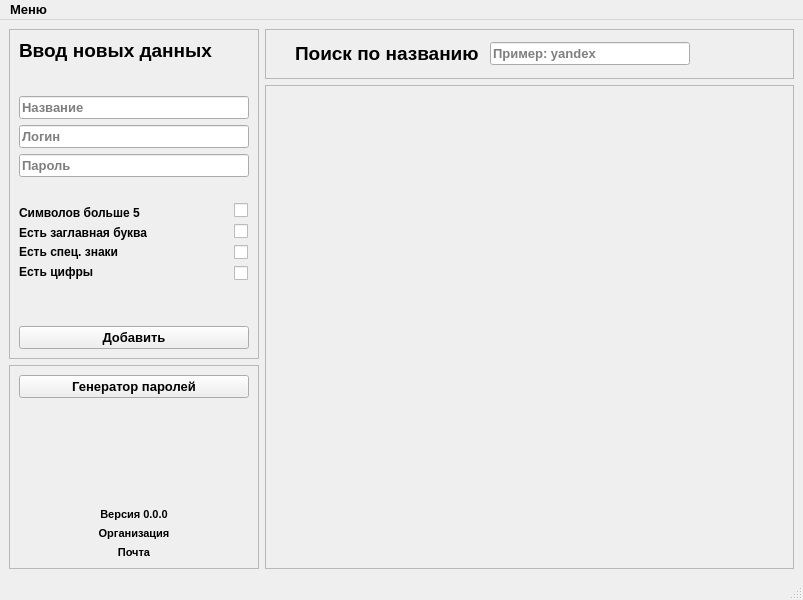
<?xml version="1.0" encoding="UTF-8"?>
<ui version="4.0">
 <class>MainWindow</class>
 <widget class="QMainWindow" name="MainWindow">
  <property name="geometry">
   <rect>
    <x>0</x>
    <y>0</y>
    <width>803</width>
    <height>600</height>
   </rect>
  </property>
  <property name="sizePolicy">
   <sizepolicy hsizetype="Preferred" vsizetype="Expanding">
    <horstretch>0</horstretch>
    <verstretch>0</verstretch>
   </sizepolicy>
  </property>
  <property name="minimumSize">
   <size>
    <width>803</width>
    <height>600</height>
   </size>
  </property>
  <property name="font">
   <font>
    <pointsize>10</pointsize>
    <bold>true</bold>
   </font>
  </property>
  <property name="windowTitle">
   <string>SPG</string>
  </property>
  <widget class="QWidget" name="centralwidget">
   <property name="sizePolicy">
    <sizepolicy hsizetype="Expanding" vsizetype="Expanding">
     <horstretch>0</horstretch>
     <verstretch>0</verstretch>
    </sizepolicy>
   </property>
   <layout class="QGridLayout" name="gridLayout">
    <item row="0" column="0" rowspan="3">
     <widget class="QFrame" name="frame">
      <property name="sizePolicy">
       <sizepolicy hsizetype="Fixed" vsizetype="Minimum">
        <horstretch>0</horstretch>
        <verstretch>0</verstretch>
       </sizepolicy>
      </property>
      <property name="minimumSize">
       <size>
        <width>250</width>
        <height>330</height>
       </size>
      </property>
      <property name="frameShape">
       <enum>QFrame::Shape::StyledPanel</enum>
      </property>
      <property name="frameShadow">
       <enum>QFrame::Shadow::Raised</enum>
      </property>
      <layout class="QVBoxLayout" name="verticalLayout_5">
       <item>
        <widget class="QLabel" name="label">
         <property name="minimumSize">
          <size>
           <width>0</width>
           <height>0</height>
          </size>
         </property>
         <property name="font">
          <font>
           <pointsize>14</pointsize>
           <bold>true</bold>
          </font>
         </property>
         <property name="text">
          <string>Ввод новых данных</string>
         </property>
        </widget>
       </item>
       <item>
        <spacer name="verticalSpacer_2">
         <property name="orientation">
          <enum>Qt::Orientation::Vertical</enum>
         </property>
         <property name="sizeType">
          <enum>QSizePolicy::Policy::Maximum</enum>
         </property>
         <property name="sizeHint" stdset="0">
          <size>
           <width>20</width>
           <height>28</height>
          </size>
         </property>
        </spacer>
       </item>
       <item>
        <layout class="QVBoxLayout" name="verticalLayout_4">
         <item>
          <layout class="QVBoxLayout" name="verticalLayout">
           <item>
            <widget class="QLineEdit" name="lineEdit">
             <property name="text">
              <string/>
             </property>
             <property name="frame">
              <bool>true</bool>
             </property>
             <property name="placeholderText">
              <string>Название</string>
             </property>
            </widget>
           </item>
           <item>
            <widget class="QLineEdit" name="lineEdit_2">
             <property name="text">
              <string/>
             </property>
             <property name="frame">
              <bool>true</bool>
             </property>
             <property name="readOnly">
              <bool>false</bool>
             </property>
             <property name="placeholderText">
              <string>Логин</string>
             </property>
            </widget>
           </item>
           <item>
            <widget class="QLineEdit" name="lineEdit_3">
             <property name="text">
              <string/>
             </property>
             <property name="frame">
              <bool>true</bool>
             </property>
             <property name="readOnly">
              <bool>false</bool>
             </property>
             <property name="placeholderText">
              <string>Пароль</string>
             </property>
            </widget>
           </item>
           <item>
            <spacer name="verticalSpacer">
             <property name="orientation">
              <enum>Qt::Orientation::Vertical</enum>
             </property>
             <property name="sizeType">
              <enum>QSizePolicy::Policy::Maximum</enum>
             </property>
             <property name="sizeHint" stdset="0">
              <size>
               <width>20</width>
               <height>20</height>
              </size>
             </property>
            </spacer>
           </item>
          </layout>
         </item>
         <item>
          <layout class="QFormLayout" name="formLayout_2">
           <item row="0" column="0">
            <layout class="QVBoxLayout" name="verticalLayout_2">
             <property name="spacing">
              <number>0</number>
             </property>
             <property name="rightMargin">
              <number>80</number>
             </property>
             <item>
              <widget class="QLabel" name="label_2">
               <property name="font">
                <font>
                 <pointsize>9</pointsize>
                 <bold>true</bold>
                </font>
               </property>
               <property name="text">
                <string>Символов больше 5</string>
               </property>
              </widget>
             </item>
             <item>
              <widget class="QLabel" name="label_3">
               <property name="font">
                <font>
                 <pointsize>9</pointsize>
                 <bold>true</bold>
                </font>
               </property>
               <property name="text">
                <string>Есть заглавная буква</string>
               </property>
              </widget>
             </item>
             <item>
              <widget class="QLabel" name="label_4">
               <property name="font">
                <font>
                 <pointsize>9</pointsize>
                 <bold>true</bold>
                </font>
               </property>
               <property name="text">
                <string>Есть спец. знаки</string>
               </property>
              </widget>
             </item>
             <item>
              <widget class="QLabel" name="label_5">
               <property name="font">
                <font>
                 <pointsize>9</pointsize>
                 <bold>true</bold>
                </font>
               </property>
               <property name="text">
                <string>Есть цифры</string>
               </property>
              </widget>
             </item>
            </layout>
           </item>
           <item row="0" column="1">
            <layout class="QVBoxLayout" name="verticalLayout_3">
             <item>
              <widget class="QCheckBox" name="checkBox">
               <property name="mouseTracking">
                <bool>true</bool>
               </property>
               <property name="text">
                <string/>
               </property>
               <property name="checkable">
                <bool>false</bool>
               </property>
              </widget>
             </item>
             <item>
              <widget class="QCheckBox" name="checkBox_2">
               <property name="mouseTracking">
                <bool>true</bool>
               </property>
               <property name="text">
                <string/>
               </property>
               <property name="checkable">
                <bool>false</bool>
               </property>
               <property name="checked">
                <bool>false</bool>
               </property>
              </widget>
             </item>
             <item>
              <widget class="QCheckBox" name="checkBox_3">
               <property name="mouseTracking">
                <bool>true</bool>
               </property>
               <property name="text">
                <string/>
               </property>
               <property name="checkable">
                <bool>false</bool>
               </property>
              </widget>
             </item>
             <item>
              <widget class="QCheckBox" name="checkBox_4">
               <property name="mouseTracking">
                <bool>true</bool>
               </property>
               <property name="text">
                <string/>
               </property>
               <property name="checkable">
                <bool>false</bool>
               </property>
              </widget>
             </item>
            </layout>
           </item>
          </layout>
         </item>
         <item>
          <spacer name="verticalSpacer_3">
           <property name="orientation">
            <enum>Qt::Orientation::Vertical</enum>
           </property>
           <property name="sizeHint" stdset="0">
            <size>
             <width>20</width>
             <height>30</height>
            </size>
           </property>
          </spacer>
         </item>
        </layout>
       </item>
       <item>
        <widget class="QPushButton" name="pushButton">
         <property name="text">
          <string>Добавить</string>
         </property>
        </widget>
       </item>
      </layout>
     </widget>
    </item>
    <item row="3" column="0">
     <widget class="QFrame" name="frame_2">
      <property name="minimumSize">
       <size>
        <width>250</width>
        <height>130</height>
       </size>
      </property>
      <property name="frameShape">
       <enum>QFrame::Shape::StyledPanel</enum>
      </property>
      <property name="frameShadow">
       <enum>QFrame::Shadow::Raised</enum>
      </property>
      <layout class="QVBoxLayout" name="verticalLayout_8">
       <item>
        <widget class="QPushButton" name="pushButton_2">
         <property name="sizePolicy">
          <sizepolicy hsizetype="Minimum" vsizetype="Fixed">
           <horstretch>0</horstretch>
           <verstretch>0</verstretch>
          </sizepolicy>
         </property>
         <property name="maximumSize">
          <size>
           <width>16777215</width>
           <height>16777215</height>
          </size>
         </property>
         <property name="text">
          <string>Генератор паролей</string>
         </property>
        </widget>
       </item>
       <item>
        <spacer name="verticalSpacer_4">
         <property name="orientation">
          <enum>Qt::Orientation::Vertical</enum>
         </property>
         <property name="sizeType">
          <enum>QSizePolicy::Policy::Expanding</enum>
         </property>
         <property name="sizeHint" stdset="0">
          <size>
           <width>10</width>
           <height>20</height>
          </size>
         </property>
        </spacer>
       </item>
       <item>
        <layout class="QVBoxLayout" name="verticalLayout_7" stretch="0,0,0">
         <property name="sizeConstraint">
          <enum>QLayout::SizeConstraint::SetDefaultConstraint</enum>
         </property>
         <item>
          <widget class="QLabel" name="label_7">
           <property name="sizePolicy">
            <sizepolicy hsizetype="Minimum" vsizetype="Fixed">
             <horstretch>0</horstretch>
             <verstretch>0</verstretch>
            </sizepolicy>
           </property>
           <property name="minimumSize">
            <size>
             <width>100</width>
             <height>0</height>
            </size>
           </property>
           <property name="font">
            <font>
             <pointsize>8</pointsize>
             <bold>true</bold>
            </font>
           </property>
           <property name="text">
            <string>Версия 0.0.0</string>
           </property>
           <property name="alignment">
            <set>Qt::AlignmentFlag::AlignCenter</set>
           </property>
          </widget>
         </item>
         <item>
          <widget class="QLabel" name="label_8">
           <property name="sizePolicy">
            <sizepolicy hsizetype="Minimum" vsizetype="Fixed">
             <horstretch>0</horstretch>
             <verstretch>0</verstretch>
            </sizepolicy>
           </property>
           <property name="minimumSize">
            <size>
             <width>90</width>
             <height>0</height>
            </size>
           </property>
           <property name="font">
            <font>
             <pointsize>8</pointsize>
             <bold>true</bold>
            </font>
           </property>
           <property name="text">
            <string>Организация</string>
           </property>
           <property name="alignment">
            <set>Qt::AlignmentFlag::AlignCenter</set>
           </property>
          </widget>
         </item>
         <item>
          <widget class="QLabel" name="label_9">
           <property name="sizePolicy">
            <sizepolicy hsizetype="Minimum" vsizetype="Fixed">
             <horstretch>0</horstretch>
             <verstretch>0</verstretch>
            </sizepolicy>
           </property>
           <property name="font">
            <font>
             <pointsize>8</pointsize>
             <bold>true</bold>
            </font>
           </property>
           <property name="text">
            <string>Почта</string>
           </property>
           <property name="alignment">
            <set>Qt::AlignmentFlag::AlignCenter</set>
           </property>
          </widget>
         </item>
        </layout>
       </item>
      </layout>
     </widget>
    </item>
    <item row="0" column="1">
     <widget class="QFrame" name="frame_3">
      <property name="sizePolicy">
       <sizepolicy hsizetype="Minimum" vsizetype="Fixed">
        <horstretch>0</horstretch>
        <verstretch>0</verstretch>
       </sizepolicy>
      </property>
      <property name="minimumSize">
       <size>
        <width>520</width>
        <height>50</height>
       </size>
      </property>
      <property name="frameShape">
       <enum>QFrame::Shape::StyledPanel</enum>
      </property>
      <property name="frameShadow">
       <enum>QFrame::Shadow::Raised</enum>
      </property>
      <layout class="QVBoxLayout" name="verticalLayout_6">
       <item>
        <layout class="QHBoxLayout" name="horizontalLayout">
         <item>
          <spacer name="horizontalSpacer">
           <property name="orientation">
            <enum>Qt::Orientation::Horizontal</enum>
           </property>
           <property name="sizeType">
            <enum>QSizePolicy::Policy::Preferred</enum>
           </property>
           <property name="sizeHint" stdset="0">
            <size>
             <width>20</width>
             <height>20</height>
            </size>
           </property>
          </spacer>
         </item>
         <item>
          <widget class="QLabel" name="label_6">
           <property name="font">
            <font>
             <pointsize>14</pointsize>
             <bold>true</bold>
            </font>
           </property>
           <property name="text">
            <string>Поиск по названию </string>
           </property>
          </widget>
         </item>
         <item>
          <widget class="QLineEdit" name="lineEdit_4">
           <property name="minimumSize">
            <size>
             <width>200</width>
             <height>0</height>
            </size>
           </property>
           <property name="maximumSize">
            <size>
             <width>300</width>
             <height>16777215</height>
            </size>
           </property>
           <property name="text">
            <string/>
           </property>
           <property name="frame">
            <bool>true</bool>
           </property>
           <property name="readOnly">
            <bool>false</bool>
           </property>
           <property name="placeholderText">
            <string>Пример: yandex</string>
           </property>
          </widget>
         </item>
         <item>
          <spacer name="horizontalSpacer_2">
           <property name="orientation">
            <enum>Qt::Orientation::Horizontal</enum>
           </property>
           <property name="sizeType">
            <enum>QSizePolicy::Policy::Expanding</enum>
           </property>
           <property name="sizeHint" stdset="0">
            <size>
             <width>0</width>
             <height>20</height>
            </size>
           </property>
          </spacer>
         </item>
        </layout>
       </item>
      </layout>
     </widget>
    </item>
    <item row="1" column="1" rowspan="3">
     <widget class="QScrollArea" name="scrollArea">
      <property name="widgetResizable">
       <bool>true</bool>
      </property>
      <widget class="QWidget" name="scrollAreaWidgetContents">
       <property name="geometry">
        <rect>
         <x>0</x>
         <y>0</y>
         <width>527</width>
         <height>480</height>
        </rect>
       </property>
      </widget>
     </widget>
    </item>
   </layout>
  </widget>
  <widget class="QMenuBar" name="menubar">
   <property name="geometry">
    <rect>
     <x>0</x>
     <y>0</y>
     <width>803</width>
     <height>22</height>
    </rect>
   </property>
   <widget class="QMenu" name="menuMenu">
    <property name="title">
     <string>Меню</string>
    </property>
    <addaction name="applicationExit"/>
    <addaction name="separator"/>
   </widget>
   <addaction name="menuMenu"/>
  </widget>
  <widget class="QStatusBar" name="statusbar"/>
  <action name="action">
   <property name="text">
    <string>Выход</string>
   </property>
  </action>
  <action name="applicationExit">
   <property name="text">
    <string>Выход</string>
   </property>
  </action>
 </widget>
 <resources/>
 <connections/>
</ui>
